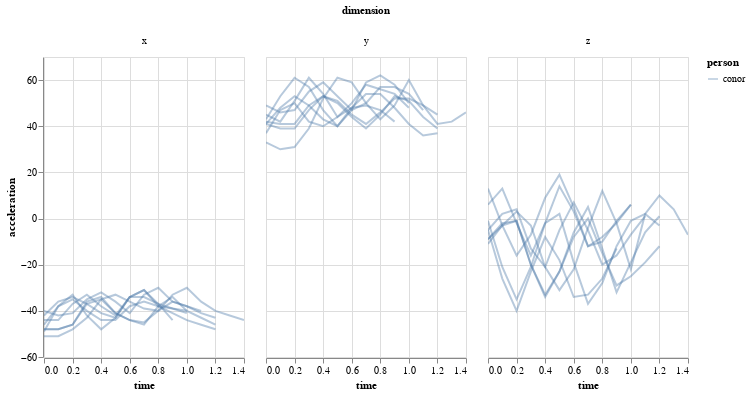

Notebook source saved alongside this figure:
### Markdown cell above
Describing a gesture isn't always straight forward. While we might think that something as simple as clapping is universally understood, it too is affected by our culture, environment, situation, etc.. Therefore while James and Conor both clapped with the watch on the left hand while sitting down, there is a significant difference in the data (see figure below).

When trying out the model or when training it with your own data, it is therefore important to be aware of these differences. Either communicate the gestures precisely or even better try and collaborate with others to make a dataset that encompasses these differences.

### Code cell
#@title
import altair as alt

# plot the acceleration data
alt.Chart(
    dataset_df[
      np.logical_and(
          dataset_df['subset'] == 'validation',
          dataset_df['label'] == 'clap2'
      )
    ],
    width=200
).mark_line(
    opacity=0.4
).encode(
    x='time:Q',
    y='acceleration:Q',
    detail='id:N',
    color='person:N',
    column='dimension:N'
).interactive(bind_y=False)

### Figure 1 — Vega-Lite specification as saved in the notebook (floating-point values rounded to 4 significant figures; data arrays with more than 128 entries replaced by an {"elided": "..."} marker saying what was removed)
{"config": {"view": {"continuousWidth": 400, "continuousHeight": 300}}, "data": {"name": "data-a7a52342a70171715d56ac72fcac7485"}, "mark": {"type": "line", "opacity": 0.4}, "encoding": {"color": {"type": "nominal", "field": "person"}, "column": {"type": "nominal", "field": "dimension"}, "detail": {"type": "nominal", "field": "id"}, "x": {"type": "quantitative", "field": "time"}, "y": {"type": "quantitative", "field": "acceleration"}}, "selection": {"selector004": {"type": "interval", "bind": "scales", "encodings": ["x"]}}, "width": 200, "$schema": "https://vega.github.io/schema/vega-lite/v4.0.0.json", "datasets": {"data-a7a52342a70171715d56ac72fcac7485": {"elided": "294 records"}}}
